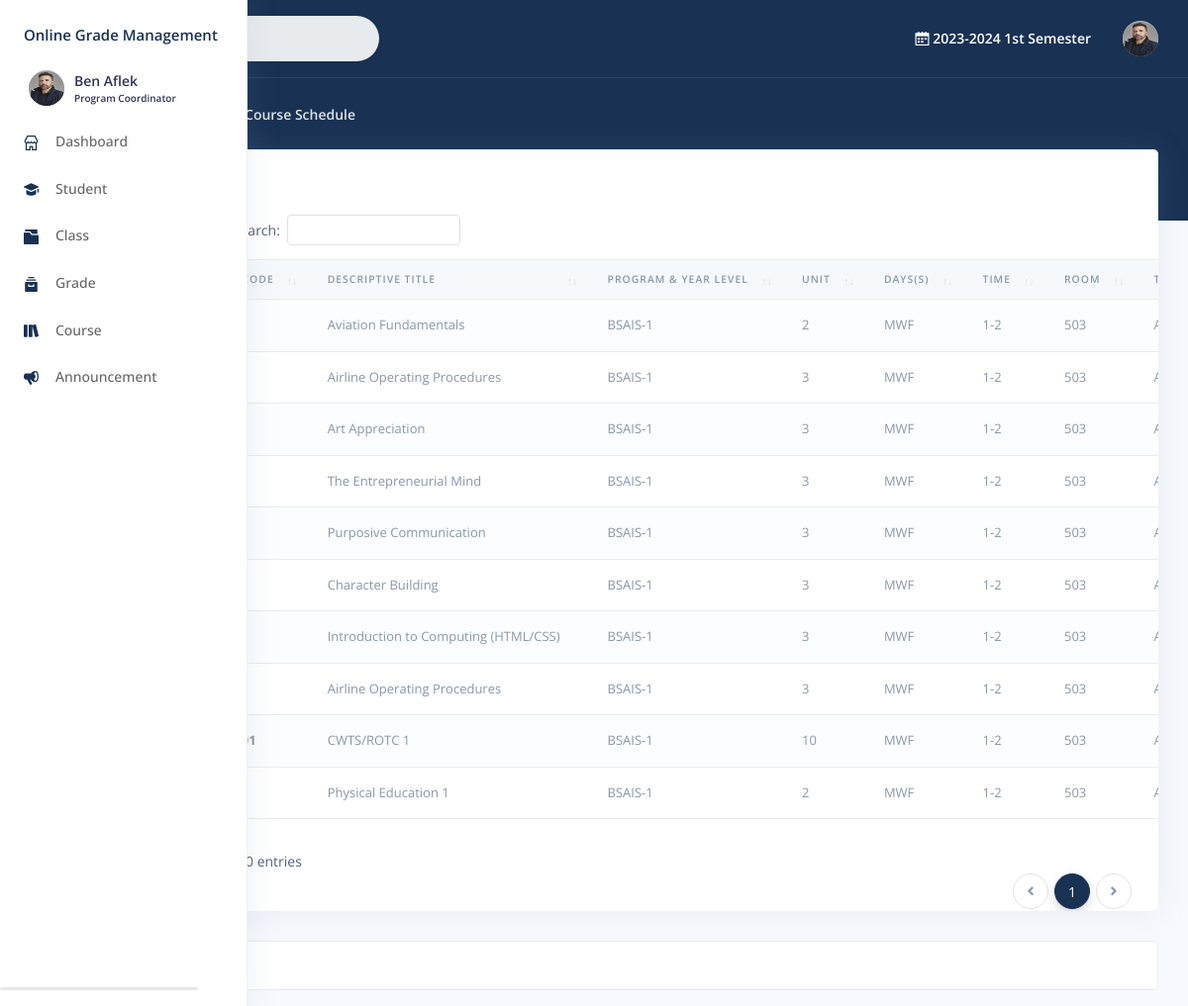
The app's page /faculty/course_schedule.php (signed in) with its own data.
### tables this page shows
CREATE TABLE `staff` (
  `id` int(11) NOT NULL,
  `user_id` int(11) DEFAULT NULL,
  `username` text NOT NULL,
  `institute_id` int(11) DEFAULT NULL,
  `position_id` int(11) NOT NULL,
  `created_on` datetime NOT NULL
);

CREATE TABLE `user` (
  `id` int(11) NOT NULL,
  `type` text NOT NULL,
  `username` text NOT NULL,
  `password` text NOT NULL,
  `firstname` text NOT NULL,
  `middlename` text DEFAULT NULL,
  `lastname` text NOT NULL,
  `gender` text DEFAULT NULL,
  `birthdate` date DEFAULT NULL,
  `address` text DEFAULT NULL,
  `phone_no` text DEFAULT NULL,
  `profileImage` text DEFAULT NULL,
  `isPasswordChanged` int(11) NOT NULL,
  `status` int(11) NOT NULL,
  `updated_on` datetime DEFAULT NULL,
  `created_on` datetime NOT NULL
);

CREATE TABLE `period` (
  `id` int(22) NOT NULL,
  `year` text NOT NULL,
  `term` int(11) NOT NULL,
  `status` int(11) NOT NULL,
  `updated_on` datetime DEFAULT NULL,
  `created_on` datetime NOT NULL
);

CREATE TABLE `schedule` (
  `id` int(11) NOT NULL,
  `class_id` int(11) NOT NULL,
  `course_id` int(11) NOT NULL,
  `days` text NOT NULL,
  `time` text NOT NULL,
  `room` text NOT NULL,
  `faculty_id` int(22) NOT NULL,
  `updated_on` datetime DEFAULT NULL,
  `created_on` datetime NOT NULL
);

CREATE TABLE `course` (
  `id` int(20) NOT NULL,
  `subject_code` text NOT NULL,
  `description` text NOT NULL,
  `program_id` int(22) NOT NULL,
  `level` int(22) NOT NULL,
  `term` int(22) NOT NULL,
  `lab_unit` int(11) NOT NULL,
  `lec_unit` int(11) NOT NULL,
  `unit` text NOT NULL,
  `hours` int(11) NOT NULL,
  `prerequisite` int(11) NOT NULL,
  `updated_on` datetime DEFAULT NULL,
  `created_on` datetime NOT NULL
);

CREATE TABLE `program` (
  `id` int(20) NOT NULL,
  `name` text NOT NULL,
  `description` text NOT NULL,
  `institute_id` int(20) NOT NULL,
  `updated_on` datetime NOT NULL,
  `created_on` datetime NOT NULL
);

### faculty/course_schedule.php (the view, shortened to what the rows shown need)
<?php
	include("include/session.php");
	include("include/header.php");
	?>
	</head>
		<?php include("include/sidebar.php"); ?>
	<div class="main-content" id="panel">
		<?php
			include("include/topnav.php");
		?>
			<div class="container-fluid mt--6">
				  <div class="row">
					<div class="col">
					<div class="card">
					<div class="table-responsive">
              			<table class="table align-items-center table-flush table-striped" id="datatable-buttons">
                			<thead class="thead-light">
						  <tr>
						  	<th>No.</th>
							<th>Subject Code</th>
							<th>Descriptive Title</th>
							<th>Program & Year Level </th>
							<th>Unit</th>
							<th>Days(s)</th>
							<th>Time</th>
							<th>Room</th>
							<th>Teacher/Instructor</th>
						  </tr>
						</thead>
						<tbody>
						<?php
							try {
								$sql = "SELECT *,
										`course`.`id` AS `course_id`,
										`course`.`subject_code` AS `course_code`,
										`course`.`description` AS `course_description`,
										`course`.`level` AS `course_level`,
										`course`.`unit` AS `course_unit`,
										`program`.`id` AS `program_id`,
										`program`.`description` AS `program_description`,
										`program`.`name` AS `program_name`,
										`staff`.`username` AS `staff_username`,
										`user`.`lastname` AS `user_lastname`,
										`user`.`firstname` AS `user_firstname`
										FROM `schedule`
										INNER JOIN `course` ON `course`.`id` = `schedule`.`course_id`
										INNER JOIN `program` ON `program`.`id` = `course`.`program_id`
										INNER JOIN `staff` ON `staff`.`id` = `schedule`.`faculty_id`
										INNER JOIN `user` ON `user`.`username` = `staff`.`username`
										WHERE `program`.`institute_id` = :institute_id";
								$institute_id = 2;
								$query = $con->prepare($sql);
								$query->bindParam(':institute_id', $institute_id, PDO::PARAM_INT);
								$query->execute();
								while ($row = $query->fetch(PDO::FETCH_ASSOC)) {
									?>
									<tr>
										<td  class="text-muted">
										</td>
										<td class="text-muted">
											<b>
											</b>
										</td>
										<td class="text-muted">
											<?php
												$description=(empty($row['course_description']) || $row['course_description']==NULL)?'Empty':$row['course_description'];
												$description = isset($description) ? htmlspecialchars($description, ENT_QUOTES, 'UTF-8') : '';
												echo $description;
											?>
										</td>
										<td class="text-muted">
											<?php
												$program_name=(empty($row['program_name']) || $row['program_name']==NULL)?'Empty':$row['program_name'];
												$program_name = isset($program_name) ? htmlspecialchars($program_name, ENT_QUOTES, 'UTF-8') : '';
												$course_level=(empty($row['course_level']) || $row['course_level']==NULL)?'Empty':$row['course_level'];
												$course_level = isset($course_level) ? htmlspecialchars($course_level, ENT_QUOTES, 'UTF-8') : '';
												echo $program_name.'-'.$course_level;
											?>
										</td>
										<td class="text-muted">
											<?php
												$course_unit=(empty($row['course_unit']) || $row['course_unit']==NULL)?'Empty':$row['course_unit'];
												$course_unit = isset($course_unit) ? htmlspecialchars($course_unit, ENT_QUOTES, 'UTF-8') : '';
												echo $course_unit;
											?>
										</td>
										<td class="text-muted">
											<?php
												$schedule_day=(empty($row['days']) || $row['days']==NULL)?'Empty':$row['days'];
												$schedule_day = isset($schedule_day) ? htmlspecialchars($schedule_day, ENT_QUOTES, 'UTF-8') : '';
												echo $schedule_day;
											?>
										</td>
										<td class="text-muted">
											<?php
												$schedule_time=(empty($row['time']) || $row['time']==NULL)?'Empty':$row['time'];
												$schedule_time = isset($schedule_time) ? htmlspecialchars($schedule_time, ENT_QUOTES, 'UTF-8') : '';
												echo $schedule_time;
											?>
										</td>
										<td class="text-muted">
											<?php
												$schedule_room=(empty($row['room']) || $row['room']==NULL)?'Empty':$row['room'];
												$schedule_room = isset($schedule_room) ? htmlspecialchars($schedule_room, ENT_QUOTES, 'UTF-8') : '';
												echo $schedule_room;
											?>
										</td>
										<td class="text-muted">
										</td>
						  			</tr>
									<?php
								}
							} catch (PDOException $e) {
							}
							?>
						</tbody>
					  </table>
					</div>
				</div>
			</div>
		</div>
        </div>
      </div>
</body>
</html>

### faculty/include/sidebar.php (shortened to what the rows shown need)
<body>
  <?php
    include '../include/conn.php';
    include("include/session.php");
  ?>
  <nav class="sidenav navbar navbar-vertical fixed-left navbar-expand-xs navbar-light bg-white text-white" id="sidenav-main">
    <div class="scrollbar-inner">
      <div class="sidenav-header d-flex align-items-center">
          <div class="navbar-brand sidebar-user text-left">
            <a href="profile.php">
            <span class="avatar avatar-sm rounded-circle" >
              <?php $userphoto = $user['profileImage'];
                if ($userphoto == "") :
              ?>
              <img src="img/profile.png" alt="Image placeholder">
              <?php else : ?>
                <img alt="Image placeholder" src="img/<?php echo htmlentities($userphoto); ?>" style="width:40px;height:35px;border-radius:50%;">
              <?php endif; ?>
            </span>
            <span>
              <h5 class=" m-0 text-sm  font-weight-bold">
                <?php echo  htmlentities($user['firstname'].' '.$user['lastname']);  ?>
              </h5>
              <h6 class="text-overflow m-0" data-toggle="tooltip" data-placement="left" title="User">
                <?php
                if($user['position_id']=='2'){
                  $position="Program Coordinator";
                }else if($user['position_id']=='3'){
                  $position="Teacher";
                }
                echo htmlentities($position);  ?>
              </h6>
            </span>
            </a>
          </div>
      </div>
      <br>
    </div>
  </nav>

### faculty/include/topnav.php (shortened to what the rows shown need)
<?php
  include '../include/conn.php';
	include("include/session.php");
?>
  <nav class="navbar navbar-top navbar-expand navbar-dark bg-primary border-bottom">
    <div class="container-fluid">
      <div class="collapse navbar-collapse" id="navbarSupportedContent">
        <ul class="navbar-nav align-items-center ml-md-auto">
          <li class="nav-item dropdown">
            <p class="nav-link mb-0 text-sm  font-weight-bold text-white" href="#">
              <i class="ni ni-calendar-grid-58"></i>
              <?php
                try {
                    $query = "SELECT * FROM `period` WHERE `status` = '1' LIMIT 1";
                    $stmt = $con->prepare($query);
                    $stmt->execute();
                    $result = $stmt->fetch(PDO::FETCH_ASSOC);
                    if ($result) {
                        echo $result['year'] . " ";
                        if ($result['term'] == '1') echo "1st Semester";
                        else if ($result['term'] == '2') echo "2nd Semester";
                        else if ($result['term'] == '3') echo "Summer";
                        else echo "Unknown Term";
                    } else  echo "No active period found.";
                } catch (PDOException $e) {  echo "Error: " . $e->getMessage(); }
              ?>
            </p>
          </li>
        </ul>
        <ul class="navbar-nav align-items-center ml-auto ml-md-0">
          <li class="nav-item dropdown">
            <a class="nav-link pr-0" href="#" role="button" data-toggle="dropdown" aria-haspopup="true" aria-expanded="false">
              <div class="media align-items-center">
                  <span class="avatar avatar-sm rounded-circle">
                    <?php $userphoto = $user['profileImage'];
                    if ($userphoto == "") :
                    ?>
                      <img src="img/profile.png" alt="Image placeholder">
                    <?php else : ?>
                      <img alt="Image placeholder" src="img/<?php echo htmlentities($userphoto); ?>" style="width:40px;height:35px;border-radius:50%;">
                    <?php endif; ?>
                  </span>
              </div>
            </a>
          </li>
        </ul>
      </div>
    </div>
  </nav>

### records on screen
staff: user.profileImage (picture), user.firstname+lastname "Ben Aflek", position "Program Coordinator"
period: year "2023-2024"
schedule: course.description "Aviation Fundamentals", program.name "BSAIS", course.level "1", course.unit "2", days "MWF", time "1-2", room "503"
schedule: course.description "Airline Operating Procedures", program.name "BSAIS", course.level "1", course.unit "3", days "MWF", time "1-2", room "503"
schedule: course.description "Art Appreciation", program.name "BSAIS", course.level "1", course.unit "3", days "MWF", time "1-2", room "503"
schedule: course.description "The Entrepreneurial Mind", program.name "BSAIS", course.level "1", course.unit "3", days "MWF", time "1-2", room "503"
schedule: course.description "Purposive Communication", program.name "BSAIS", course.level "1", course.unit "3", days "MWF", time "1-2", room "503"
schedule: course.description "Character Building", program.name "BSAIS", course.level "1", course.unit "3", days "MWF", time "1-2", room "503"
schedule: course.description "Introduction to Computing (HTML/CSS)", program.name "BSAIS", course.level "1", course.unit "3", days "MWF", time "1-2", room "503"
schedule: course.description "Airline Operating Procedures", program.name "BSAIS", course.level "1", course.unit "3", days "MWF", time "1-2", room "503"
schedule: course.description "CWTS/ROTC 1", program.name "BSAIS", course.level "1", course.unit "10", days "MWF", time "1-2", room "503"
schedule: course.description "Physical Education 1", program.name "BSAIS", course.level "1", course.unit "2", days "MWF", time "1-2", room "503"

### other values on screen
$currentpage "Course Schedule"
